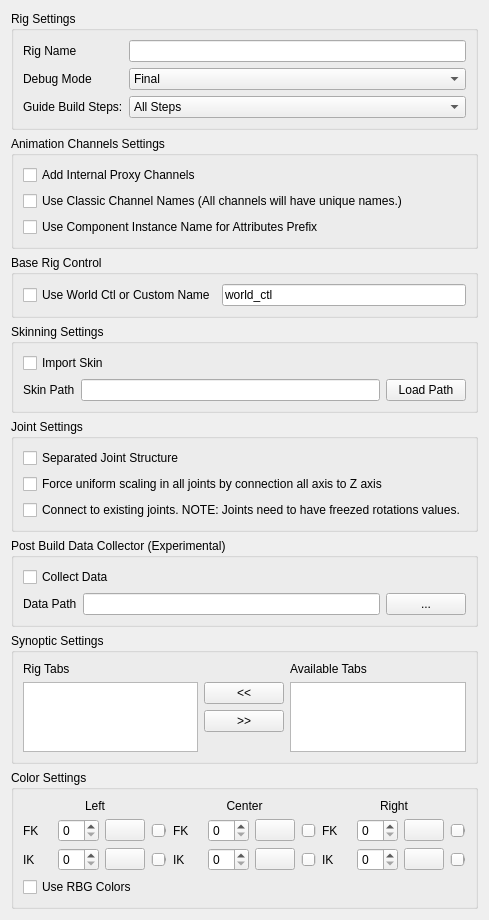
<?xml version="1.0" encoding="UTF-8"?>
<ui version="4.0">
 <class>Form</class>
 <widget class="QWidget" name="Form">
  <property name="geometry">
   <rect>
    <x>0</x>
    <y>0</y>
    <width>459</width>
    <height>838</height>
   </rect>
  </property>
  <property name="windowTitle">
   <string>Form</string>
  </property>
  <layout class="QGridLayout" name="gridLayout_2">
   <item row="1" column="0">
    <widget class="QGroupBox" name="groupBox_6">
     <property name="title">
      <string>Animation Channels Settings</string>
     </property>
     <layout class="QGridLayout" name="gridLayout_8">
      <item row="0" column="0">
       <widget class="QCheckBox" name="proxyChannels_checkBox">
        <property name="text">
         <string>Add Internal Proxy Channels</string>
        </property>
       </widget>
      </item>
      <item row="1" column="0">
       <widget class="QCheckBox" name="classicChannelNames_checkBox">
        <property name="toolTip">
         <string>&lt;html&gt;&lt;head/&gt;&lt;body&gt;&lt;p&gt;If this option is checked. The channel name will have unique full name. &lt;/p&gt;&lt;p align=&quot;center&quot;&gt;&lt;span style=&quot; font-weight:600;&quot;&gt;i.e: &amp;quot;arm_L0_blend&amp;quot;&lt;/span&gt;&lt;br/&gt;&lt;/p&gt;&lt;p&gt;If the option is unchecked. The channel will use the simple name. &lt;/p&gt;&lt;p align=&quot;center&quot;&gt;&lt;span style=&quot; font-weight:600;&quot;&gt;i.e: &amp;quot;arm_blend&amp;quot;&lt;/span&gt;&lt;br/&gt;&lt;/p&gt;&lt;p&gt;&lt;span style=&quot; font-weight:600;&quot;&gt;NOTE&lt;/span&gt;: With the option unchecked. If the channel host (uiHost) have 2 or more componets of the same type. The connection will be shared amoung all the componets with the same name channel. &lt;/p&gt;&lt;p&gt;&lt;span style=&quot; font-weight:600;&quot;&gt;i.e:&lt;/span&gt; If we have 2 arms, the channels will be shared for both arms. To avoid this behaviour with the unchecked option, please use a unique channel host for each component.&lt;/p&gt;&lt;/body&gt;&lt;/html&gt;</string>
        </property>
        <property name="text">
         <string>Use Classic Channel Names (All channels will have unique names.)</string>
        </property>
       </widget>
      </item>
      <item row="2" column="0">
       <widget class="QCheckBox" name="attrPrefix_checkBox">
        <property name="toolTip">
         <string>&lt;html&gt;&lt;head/&gt;&lt;body&gt;&lt;p&gt;If this option is checked. The attribute prefix will use the &lt;span style=&quot; font-style:italic; text-decoration: underline;&quot;&gt;component instance name&lt;/span&gt; and not the &lt;span style=&quot; font-style:italic; text-decoration: underline;&quot;&gt;component type name&lt;/span&gt;.&lt;/p&gt;&lt;p&gt;For example, if the &amp;quot;&lt;span style=&quot; font-weight:600;&quot;&gt;arm_2jnt_01&lt;/span&gt;&amp;quot; component is used and the Classic Channel Names option is unchecked. The name of the IK/FK blend will be &amp;quot;&lt;span style=&quot; font-weight:600;&quot;&gt;arm_blend&lt;/span&gt;&amp;quot; &lt;/p&gt;&lt;p&gt;This will match the default name of the &lt;span style=&quot; font-style:italic; text-decoration: underline;&quot;&gt;component type&lt;/span&gt; &amp;quot;&lt;span style=&quot; font-weight:600;&quot;&gt;arm&lt;/span&gt;&amp;quot; but if we change the name of the &lt;span style=&quot; font-style:italic; text-decoration: underline;&quot;&gt;component instance&lt;/span&gt; for other: for example &amp;quot;&lt;span style=&quot; font-weight:600;&quot;&gt;limb&lt;/span&gt;&amp;quot; the attribute name will not change.&lt;/p&gt;&lt;p&gt;With this option checked the attribute name will match the &lt;span style=&quot; font-style:italic; text-decoration: underline;&quot;&gt;component instance name&lt;/span&gt; &amp;quot;&lt;span style=&quot; font-weight:600;&quot;&gt;limb&lt;/span&gt;&amp;quot; so the name of the attribute will be &amp;quot;&lt;span style=&quot; font-weight:600;&quot;&gt;limb_blend&lt;/span&gt;&amp;quot; and not the component type name.&lt;/p&gt;&lt;p&gt;this will also affect the way that the attributes are shared when we have a shared UI host.&lt;/p&gt;&lt;/body&gt;&lt;/html&gt;</string>
        </property>
        <property name="text">
         <string>Use Component Instance Name for Attributes Prefix</string>
        </property>
       </widget>
      </item>
     </layout>
    </widget>
   </item>
   <item row="4" column="0">
    <widget class="QGroupBox" name="groupBox_3">
     <property name="sizePolicy">
      <sizepolicy hsizetype="Preferred" vsizetype="Fixed">
       <horstretch>0</horstretch>
       <verstretch>0</verstretch>
      </sizepolicy>
     </property>
     <property name="title">
      <string>Joint Settings</string>
     </property>
     <layout class="QGridLayout" name="gridLayout_5">
      <item row="0" column="0">
       <widget class="QCheckBox" name="jointRig_checkBox">
        <property name="text">
         <string>Separated Joint Structure</string>
        </property>
       </widget>
      </item>
      <item row="1" column="0">
       <widget class="QCheckBox" name="force_uniScale_checkBox">
        <property name="text">
         <string>Force uniform scaling in all joints by connection all axis to Z axis</string>
        </property>
       </widget>
      </item>
      <item row="2" column="0">
       <widget class="QCheckBox" name="connect_joints_checkBox">
        <property name="toolTip">
         <string>&lt;html&gt;&lt;head/&gt;&lt;body&gt;&lt;p&gt;When this option is active, mGear Shifter will try to connect to existing joints in the scene&lt;/p&gt;&lt;p&gt;&lt;span style=&quot; font-weight:600;&quot;&gt;WARNING&lt;/span&gt;: The joints need to have the rotation values freeze to 0, 0, 0. &lt;/p&gt;&lt;p&gt;Use Maya's Modify &amp;gt;&amp;gt; Freeze Transformation command to Freeze rotation. Open the command options and ensure only Rotation is freeze, before execute the command&lt;/p&gt;&lt;p&gt;Freeze joint rotations steps:&lt;/p&gt;&lt;p&gt;1. Select all joints to freeze&lt;/p&gt;&lt;p&gt;2. Open Maya's Modify &amp;gt;&amp;gt; Freeze Transformation options and ensure only rotation is checked&lt;/p&gt;&lt;p&gt;3. Apply Modify &amp;gt;&amp;gt; Freeze Transformation&lt;/p&gt;&lt;p&gt;&lt;br/&gt;&lt;/p&gt;&lt;/body&gt;&lt;/html&gt;</string>
        </property>
        <property name="text">
         <string>Connect to existing joints. NOTE: Joints need to have freezed rotations values.</string>
        </property>
       </widget>
      </item>
     </layout>
    </widget>
   </item>
   <item row="0" column="0">
    <widget class="QGroupBox" name="groupBox">
     <property name="title">
      <string>Rig Settings</string>
     </property>
     <layout class="QGridLayout" name="gridLayout_3">
      <item row="0" column="0">
       <layout class="QFormLayout" name="formLayout">
        <item row="0" column="0">
         <widget class="QLabel" name="rigName_label">
          <property name="text">
           <string>Rig Name</string>
          </property>
         </widget>
        </item>
        <item row="0" column="1">
         <widget class="QLineEdit" name="rigName_lineEdit"/>
        </item>
        <item row="1" column="0">
         <widget class="QLabel" name="mode_label">
          <property name="text">
           <string>Debug Mode</string>
          </property>
         </widget>
        </item>
        <item row="1" column="1">
         <widget class="QComboBox" name="mode_comboBox">
          <item>
           <property name="text">
            <string>Final</string>
           </property>
          </item>
          <item>
           <property name="text">
            <string>WIP</string>
           </property>
          </item>
         </widget>
        </item>
        <item row="2" column="0">
         <widget class="QLabel" name="step_label">
          <property name="text">
           <string>Guide Build Steps:</string>
          </property>
         </widget>
        </item>
        <item row="2" column="1">
         <widget class="QComboBox" name="step_comboBox">
          <item>
           <property name="text">
            <string>All Steps</string>
           </property>
          </item>
          <item>
           <property name="text">
            <string>Objects</string>
           </property>
          </item>
          <item>
           <property name="text">
            <string>Attributes</string>
           </property>
          </item>
          <item>
           <property name="text">
            <string>Operators</string>
           </property>
          </item>
          <item>
           <property name="text">
            <string>Connect</string>
           </property>
          </item>
          <item>
           <property name="text">
            <string>Joints</string>
           </property>
          </item>
          <item>
           <property name="text">
            <string>Finalize</string>
           </property>
          </item>
         </widget>
        </item>
       </layout>
      </item>
     </layout>
    </widget>
   </item>
   <item row="3" column="0">
    <widget class="QGroupBox" name="groupBox_2">
     <property name="title">
      <string>Skinning Settings</string>
     </property>
     <layout class="QGridLayout" name="gridLayout_4">
      <item row="0" column="0">
       <layout class="QVBoxLayout" name="verticalLayout">
        <item>
         <widget class="QCheckBox" name="importSkin_checkBox">
          <property name="text">
           <string>Import Skin</string>
          </property>
         </widget>
        </item>
        <item>
         <layout class="QHBoxLayout" name="horizontalLayout">
          <item>
           <widget class="QLabel" name="skin_label">
            <property name="text">
             <string>Skin Path</string>
            </property>
           </widget>
          </item>
          <item>
           <widget class="QLineEdit" name="skin_lineEdit"/>
          </item>
          <item>
           <widget class="QPushButton" name="loadSkinPath_pushButton">
            <property name="text">
             <string>Load Path</string>
            </property>
           </widget>
          </item>
         </layout>
        </item>
       </layout>
      </item>
     </layout>
    </widget>
   </item>
   <item row="2" column="0">
    <widget class="QGroupBox" name="groupBox_7">
     <property name="sizePolicy">
      <sizepolicy hsizetype="Preferred" vsizetype="Fixed">
       <horstretch>0</horstretch>
       <verstretch>0</verstretch>
      </sizepolicy>
     </property>
     <property name="title">
      <string>Base Rig Control</string>
     </property>
     <layout class="QHBoxLayout" name="horizontalLayout_9">
      <item>
       <widget class="QCheckBox" name="worldCtl_checkBox">
        <property name="toolTip">
         <string>&lt;html&gt;&lt;head/&gt;&lt;body&gt;&lt;p&gt;Shifter creates by default a Base control called &amp;quot;&lt;span style=&quot; font-weight:600;&quot;&gt;global_C0_ctl&lt;/span&gt;&amp;quot;. &lt;/p&gt;&lt;p&gt;Since this control is not accesible from any guide locator. Is not possible to add it as a space reference.&lt;/p&gt;&lt;p&gt;If this option is active, The base control will be named &amp;quot;&lt;span style=&quot; font-weight:600;&quot;&gt;world_ctl&lt;/span&gt;&amp;quot; and we can add &amp;quot;&lt;span style=&quot; font-weight:600;&quot;&gt;global_C0_ctl&lt;/span&gt;&amp;quot; as a regular &amp;quot;Control_01&amp;quot; component. &lt;/p&gt;&lt;p&gt;This way we can use it as space reference.&lt;/p&gt;&lt;p&gt;The biped guide template is configured with this structure.&lt;/p&gt;&lt;/body&gt;&lt;/html&gt;</string>
        </property>
        <property name="text">
         <string>Use World Ctl or Custom Name</string>
        </property>
       </widget>
      </item>
      <item>
       <widget class="QLineEdit" name="worldCtl_lineEdit">
        <property name="text">
         <string>world_ctl</string>
        </property>
       </widget>
      </item>
     </layout>
    </widget>
   </item>
   <item row="6" column="0">
    <widget class="QGroupBox" name="groupBox_4">
     <property name="title">
      <string>Synoptic Settings</string>
     </property>
     <layout class="QGridLayout" name="gridLayout_6">
      <item row="0" column="0">
       <layout class="QHBoxLayout" name="horizontalLayout_2">
        <item>
         <layout class="QVBoxLayout" name="verticalLayout_3">
          <item>
           <widget class="QLabel" name="rigTabs_label">
            <property name="text">
             <string>Rig Tabs</string>
            </property>
           </widget>
          </item>
          <item>
           <widget class="QListWidget" name="rigTabs_listWidget">
            <property name="dragDropOverwriteMode">
             <bool>true</bool>
            </property>
            <property name="dragDropMode">
             <enum>QAbstractItemView::InternalMove</enum>
            </property>
            <property name="defaultDropAction">
             <enum>Qt::MoveAction</enum>
            </property>
            <property name="alternatingRowColors">
             <bool>true</bool>
            </property>
            <property name="selectionMode">
             <enum>QAbstractItemView::ExtendedSelection</enum>
            </property>
            <property name="selectionRectVisible">
             <bool>false</bool>
            </property>
           </widget>
          </item>
         </layout>
        </item>
        <item>
         <layout class="QVBoxLayout" name="verticalLayout_4">
          <property name="sizeConstraint">
           <enum>QLayout::SetDefaultConstraint</enum>
          </property>
          <item>
           <spacer name="verticalSpacer_2">
            <property name="orientation">
             <enum>Qt::Vertical</enum>
            </property>
            <property name="sizeHint" stdset="0">
             <size>
              <width>20</width>
              <height>40</height>
             </size>
            </property>
           </spacer>
          </item>
          <item>
           <widget class="QPushButton" name="addTab_pushButton">
            <property name="text">
             <string>&lt;&lt;</string>
            </property>
           </widget>
          </item>
          <item>
           <widget class="QPushButton" name="removeTab_pushButton">
            <property name="sizePolicy">
             <sizepolicy hsizetype="Minimum" vsizetype="Fixed">
              <horstretch>0</horstretch>
              <verstretch>0</verstretch>
             </sizepolicy>
            </property>
            <property name="text">
             <string>&gt;&gt;</string>
            </property>
           </widget>
          </item>
          <item>
           <spacer name="verticalSpacer">
            <property name="orientation">
             <enum>Qt::Vertical</enum>
            </property>
            <property name="sizeHint" stdset="0">
             <size>
              <width>20</width>
              <height>40</height>
             </size>
            </property>
           </spacer>
          </item>
         </layout>
        </item>
        <item>
         <layout class="QVBoxLayout" name="verticalLayout_2">
          <item>
           <widget class="QLabel" name="available_label">
            <property name="text">
             <string>Available Tabs</string>
            </property>
           </widget>
          </item>
          <item>
           <widget class="QListWidget" name="available_listWidget">
            <property name="dragDropOverwriteMode">
             <bool>true</bool>
            </property>
            <property name="dragDropMode">
             <enum>QAbstractItemView::NoDragDrop</enum>
            </property>
            <property name="defaultDropAction">
             <enum>Qt::IgnoreAction</enum>
            </property>
            <property name="alternatingRowColors">
             <bool>true</bool>
            </property>
            <property name="selectionMode">
             <enum>QAbstractItemView::ExtendedSelection</enum>
            </property>
            <property name="selectionRectVisible">
             <bool>false</bool>
            </property>
           </widget>
          </item>
         </layout>
        </item>
       </layout>
      </item>
     </layout>
    </widget>
   </item>
   <item row="7" column="0">
    <widget class="QGroupBox" name="groupBox_5">
     <property name="title">
      <string>Color Settings</string>
     </property>
     <layout class="QGridLayout" name="gridLayout_7">
      <item row="1" column="0">
       <widget class="QCheckBox" name="useRGB_checkBox">
        <property name="text">
         <string>Use RBG Colors</string>
        </property>
       </widget>
      </item>
      <item row="0" column="0">
       <layout class="QGridLayout" name="gridLayout_9">
        <item row="0" column="2">
         <widget class="QLabel" name="label_3">
          <property name="text">
           <string>Right</string>
          </property>
          <property name="alignment">
           <set>Qt::AlignCenter</set>
          </property>
         </widget>
        </item>
        <item row="0" column="1">
         <widget class="QLabel" name="label_2">
          <property name="text">
           <string>Center</string>
          </property>
          <property name="alignment">
           <set>Qt::AlignCenter</set>
          </property>
         </widget>
        </item>
        <item row="1" column="1">
         <layout class="QGridLayout" name="gridLayout">
          <item row="0" column="0">
           <widget class="QLabel" name="fk_label_2">
            <property name="text">
             <string>FK</string>
            </property>
           </widget>
          </item>
          <item row="0" column="1">
           <widget class="QLabel" name="C_color_fk_label">
            <property name="sizePolicy">
             <sizepolicy hsizetype="Minimum" vsizetype="Preferred">
              <horstretch>0</horstretch>
              <verstretch>0</verstretch>
             </sizepolicy>
            </property>
            <property name="minimumSize">
             <size>
              <width>0</width>
              <height>0</height>
             </size>
            </property>
            <property name="text">
             <string/>
            </property>
           </widget>
          </item>
          <item row="0" column="2">
           <widget class="QSpinBox" name="C_color_fk_spinBox">
            <property name="sizePolicy">
             <sizepolicy hsizetype="Expanding" vsizetype="Fixed">
              <horstretch>0</horstretch>
              <verstretch>0</verstretch>
             </sizepolicy>
            </property>
            <property name="maximum">
             <number>31</number>
            </property>
           </widget>
          </item>
          <item row="0" column="3">
           <widget class="QPushButton" name="C_RGB_fk_pushButton">
            <property name="sizePolicy">
             <sizepolicy hsizetype="Fixed" vsizetype="Fixed">
              <horstretch>0</horstretch>
              <verstretch>0</verstretch>
             </sizepolicy>
            </property>
            <property name="maximumSize">
             <size>
              <width>16777215</width>
              <height>16777215</height>
             </size>
            </property>
            <property name="layoutDirection">
             <enum>Qt::LeftToRight</enum>
            </property>
            <property name="styleSheet">
             <string notr="true"/>
            </property>
            <property name="text">
             <string/>
            </property>
           </widget>
          </item>
          <item row="0" column="4">
           <widget class="QSlider" name="C_RGB_fk_slider">
            <property name="maximum">
             <number>255</number>
            </property>
            <property name="orientation">
             <enum>Qt::Horizontal</enum>
            </property>
           </widget>
          </item>
          <item row="1" column="0">
           <widget class="QLabel" name="ik_label_2">
            <property name="text">
             <string>IK</string>
            </property>
           </widget>
          </item>
          <item row="1" column="1">
           <widget class="QLabel" name="C_color_ik_label">
            <property name="sizePolicy">
             <sizepolicy hsizetype="Minimum" vsizetype="Preferred">
              <horstretch>0</horstretch>
              <verstretch>0</verstretch>
             </sizepolicy>
            </property>
            <property name="minimumSize">
             <size>
              <width>0</width>
              <height>0</height>
             </size>
            </property>
            <property name="text">
             <string/>
            </property>
           </widget>
          </item>
          <item row="1" column="2">
           <widget class="QSpinBox" name="C_color_ik_spinBox">
            <property name="sizePolicy">
             <sizepolicy hsizetype="Expanding" vsizetype="Fixed">
              <horstretch>0</horstretch>
              <verstretch>0</verstretch>
             </sizepolicy>
            </property>
            <property name="maximum">
             <number>31</number>
            </property>
           </widget>
          </item>
          <item row="1" column="3">
           <widget class="QPushButton" name="C_RGB_ik_pushButton">
            <property name="sizePolicy">
             <sizepolicy hsizetype="Fixed" vsizetype="Fixed">
              <horstretch>0</horstretch>
              <verstretch>0</verstretch>
             </sizepolicy>
            </property>
            <property name="maximumSize">
             <size>
              <width>16777215</width>
              <height>16777215</height>
             </size>
            </property>
            <property name="layoutDirection">
             <enum>Qt::LeftToRight</enum>
            </property>
            <property name="styleSheet">
             <string notr="true"/>
            </property>
            <property name="text">
             <string/>
            </property>
           </widget>
          </item>
          <item row="1" column="4">
           <widget class="QSlider" name="C_RGB_ik_slider">
            <property name="maximum">
             <number>255</number>
            </property>
            <property name="orientation">
             <enum>Qt::Horizontal</enum>
            </property>
           </widget>
          </item>
         </layout>
        </item>
        <item row="1" column="2">
         <layout class="QGridLayout" name="gridLayout_10">
          <item row="0" column="0">
           <widget class="QLabel" name="fk_label_3">
            <property name="text">
             <string>FK</string>
            </property>
           </widget>
          </item>
          <item row="0" column="1">
           <widget class="QLabel" name="R_color_fk_label">
            <property name="sizePolicy">
             <sizepolicy hsizetype="Minimum" vsizetype="Preferred">
              <horstretch>0</horstretch>
              <verstretch>0</verstretch>
             </sizepolicy>
            </property>
            <property name="minimumSize">
             <size>
              <width>0</width>
              <height>0</height>
             </size>
            </property>
            <property name="text">
             <string/>
            </property>
           </widget>
          </item>
          <item row="0" column="2">
           <widget class="QSpinBox" name="R_color_fk_spinBox">
            <property name="sizePolicy">
             <sizepolicy hsizetype="Expanding" vsizetype="Fixed">
              <horstretch>0</horstretch>
              <verstretch>0</verstretch>
             </sizepolicy>
            </property>
            <property name="maximum">
             <number>31</number>
            </property>
           </widget>
          </item>
          <item row="0" column="3">
           <widget class="QPushButton" name="R_RGB_fk_pushButton">
            <property name="sizePolicy">
             <sizepolicy hsizetype="Fixed" vsizetype="Fixed">
              <horstretch>0</horstretch>
              <verstretch>0</verstretch>
             </sizepolicy>
            </property>
            <property name="maximumSize">
             <size>
              <width>16777215</width>
              <height>16777215</height>
             </size>
            </property>
            <property name="layoutDirection">
             <enum>Qt::LeftToRight</enum>
            </property>
            <property name="styleSheet">
             <string notr="true"/>
            </property>
            <property name="text">
             <string/>
            </property>
           </widget>
          </item>
          <item row="0" column="4">
           <widget class="QSlider" name="R_RGB_fk_slider">
            <property name="maximum">
             <number>255</number>
            </property>
            <property name="orientation">
             <enum>Qt::Horizontal</enum>
            </property>
           </widget>
          </item>
          <item row="1" column="0">
           <widget class="QLabel" name="ik_label_3">
            <property name="text">
             <string>IK</string>
            </property>
           </widget>
          </item>
          <item row="1" column="1">
           <widget class="QLabel" name="R_color_ik_label">
            <property name="sizePolicy">
             <sizepolicy hsizetype="Minimum" vsizetype="Preferred">
              <horstretch>0</horstretch>
              <verstretch>0</verstretch>
             </sizepolicy>
            </property>
            <property name="minimumSize">
             <size>
              <width>0</width>
              <height>0</height>
             </size>
            </property>
            <property name="text">
             <string/>
            </property>
           </widget>
          </item>
          <item row="1" column="2">
           <widget class="QSpinBox" name="R_color_ik_spinBox">
            <property name="sizePolicy">
             <sizepolicy hsizetype="Expanding" vsizetype="Fixed">
              <horstretch>0</horstretch>
              <verstretch>0</verstretch>
             </sizepolicy>
            </property>
            <property name="maximum">
             <number>31</number>
            </property>
           </widget>
          </item>
          <item row="1" column="3">
           <widget class="QPushButton" name="R_RGB_ik_pushButton">
            <property name="enabled">
             <bool>true</bool>
            </property>
            <property name="sizePolicy">
             <sizepolicy hsizetype="Fixed" vsizetype="Fixed">
              <horstretch>0</horstretch>
              <verstretch>0</verstretch>
             </sizepolicy>
            </property>
            <property name="maximumSize">
             <size>
              <width>16777215</width>
              <height>16777215</height>
             </size>
            </property>
            <property name="layoutDirection">
             <enum>Qt::LeftToRight</enum>
            </property>
            <property name="styleSheet">
             <string notr="true"/>
            </property>
            <property name="text">
             <string/>
            </property>
           </widget>
          </item>
          <item row="1" column="4">
           <widget class="QSlider" name="R_RGB_ik_slider">
            <property name="maximum">
             <number>255</number>
            </property>
            <property name="orientation">
             <enum>Qt::Horizontal</enum>
            </property>
           </widget>
          </item>
         </layout>
        </item>
        <item row="0" column="0">
         <widget class="QLabel" name="label">
          <property name="text">
           <string>Left</string>
          </property>
          <property name="alignment">
           <set>Qt::AlignCenter</set>
          </property>
         </widget>
        </item>
        <item row="1" column="0">
         <layout class="QGridLayout" name="gridLayout_11">
          <item row="0" column="0">
           <widget class="QLabel" name="fk_label">
            <property name="text">
             <string>FK</string>
            </property>
           </widget>
          </item>
          <item row="0" column="1">
           <widget class="QLabel" name="L_color_fk_label">
            <property name="sizePolicy">
             <sizepolicy hsizetype="Minimum" vsizetype="Preferred">
              <horstretch>0</horstretch>
              <verstretch>0</verstretch>
             </sizepolicy>
            </property>
            <property name="minimumSize">
             <size>
              <width>0</width>
              <height>0</height>
             </size>
            </property>
            <property name="text">
             <string/>
            </property>
           </widget>
          </item>
          <item row="0" column="2">
           <widget class="QSpinBox" name="L_color_fk_spinBox">
            <property name="sizePolicy">
             <sizepolicy hsizetype="Expanding" vsizetype="Fixed">
              <horstretch>0</horstretch>
              <verstretch>0</verstretch>
             </sizepolicy>
            </property>
            <property name="maximum">
             <number>31</number>
            </property>
           </widget>
          </item>
          <item row="0" column="3">
           <widget class="QPushButton" name="L_RGB_fk_pushButton">
            <property name="sizePolicy">
             <sizepolicy hsizetype="Fixed" vsizetype="Fixed">
              <horstretch>0</horstretch>
              <verstretch>0</verstretch>
             </sizepolicy>
            </property>
            <property name="maximumSize">
             <size>
              <width>16777215</width>
              <height>16777215</height>
             </size>
            </property>
            <property name="layoutDirection">
             <enum>Qt::LeftToRight</enum>
            </property>
            <property name="styleSheet">
             <string notr="true"/>
            </property>
            <property name="text">
             <string/>
            </property>
           </widget>
          </item>
          <item row="0" column="4">
           <widget class="QSlider" name="L_RGB_fk_slider">
            <property name="maximum">
             <number>255</number>
            </property>
            <property name="orientation">
             <enum>Qt::Horizontal</enum>
            </property>
           </widget>
          </item>
          <item row="1" column="0">
           <widget class="QLabel" name="ik_label">
            <property name="text">
             <string>IK</string>
            </property>
           </widget>
          </item>
          <item row="1" column="1">
           <widget class="QLabel" name="L_color_ik_label">
            <property name="sizePolicy">
             <sizepolicy hsizetype="Minimum" vsizetype="Preferred">
              <horstretch>0</horstretch>
              <verstretch>0</verstretch>
             </sizepolicy>
            </property>
            <property name="minimumSize">
             <size>
              <width>0</width>
              <height>0</height>
             </size>
            </property>
            <property name="text">
             <string/>
            </property>
           </widget>
          </item>
          <item row="1" column="2">
           <widget class="QSpinBox" name="L_color_ik_spinBox">
            <property name="sizePolicy">
             <sizepolicy hsizetype="Expanding" vsizetype="Fixed">
              <horstretch>0</horstretch>
              <verstretch>0</verstretch>
             </sizepolicy>
            </property>
            <property name="maximum">
             <number>31</number>
            </property>
           </widget>
          </item>
          <item row="1" column="3">
           <widget class="QPushButton" name="L_RGB_ik_pushButton">
            <property name="sizePolicy">
             <sizepolicy hsizetype="Fixed" vsizetype="Fixed">
              <horstretch>0</horstretch>
              <verstretch>0</verstretch>
             </sizepolicy>
            </property>
            <property name="maximumSize">
             <size>
              <width>16777215</width>
              <height>16777215</height>
             </size>
            </property>
            <property name="layoutDirection">
             <enum>Qt::LeftToRight</enum>
            </property>
            <property name="styleSheet">
             <string notr="true"/>
            </property>
            <property name="text">
             <string/>
            </property>
           </widget>
          </item>
          <item row="1" column="4">
           <widget class="QSlider" name="L_RGB_ik_slider">
            <property name="maximum">
             <number>255</number>
            </property>
            <property name="orientation">
             <enum>Qt::Horizontal</enum>
            </property>
           </widget>
          </item>
         </layout>
        </item>
       </layout>
      </item>
     </layout>
    </widget>
   </item>
   <item row="5" column="0">
    <widget class="QGroupBox" name="groupBox_8">
     <property name="title">
      <string>Post Build Data Collector (Experimental)</string>
     </property>
     <layout class="QGridLayout" name="gridLayout_12">
      <item row="0" column="0">
       <layout class="QVBoxLayout" name="verticalLayout_5">
        <item>
         <widget class="QCheckBox" name="dataCollector_checkBox">
          <property name="toolTip">
           <string>&lt;html&gt;&lt;head/&gt;&lt;body&gt;&lt;p&gt;Collected data will be stored in the root joint of the rig, if exist.&lt;/p&gt;&lt;p&gt;The root joint is the first joint created in the rig. Not necessary to be called &amp;quot;root&amp;quot;&lt;/p&gt;&lt;p&gt;If a path is provided the data will be also stored on an external JSON file&lt;/p&gt;&lt;/body&gt;&lt;/html&gt;</string>
          </property>
          <property name="text">
           <string>Collect Data</string>
          </property>
         </widget>
        </item>
        <item>
         <layout class="QHBoxLayout" name="horizontalLayout_3">
          <item>
           <widget class="QLabel" name="dataCollector_label">
            <property name="text">
             <string>Data Path</string>
            </property>
           </widget>
          </item>
          <item>
           <widget class="QLineEdit" name="dataCollectorPath_lineEdit"/>
          </item>
          <item>
           <widget class="QPushButton" name="dataCollectorPath_pushButton">
            <property name="text">
             <string>...</string>
            </property>
           </widget>
          </item>
         </layout>
        </item>
       </layout>
      </item>
     </layout>
    </widget>
   </item>
  </layout>
 </widget>
 <resources/>
 <connections/>
</ui>
